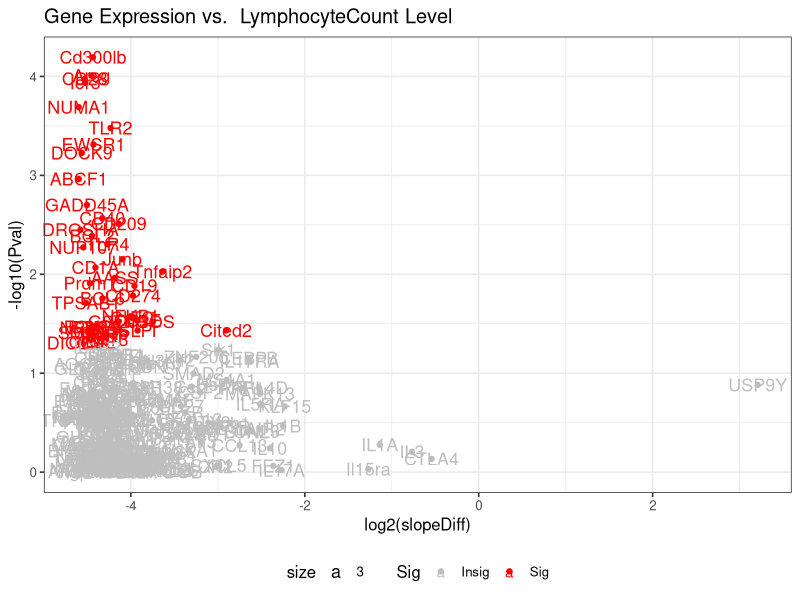

Source code (R):
## BTEC330 S2020 GX Hana G Velecina

## Set working directory to source file location


## Read in the table of fold changes
FCdata <- read.csv("../data/FC.csv", row.names = 1, header = FALSE)

## Read in the table of expression data
IBS <- read.csv("../data/GXdata.csv", header = TRUE)

## Access only the columns with RNA Expression (subsetting)
names(IBS)[28:277]

## Make a list of anova(lm()) results for bloodwork parameter

storage <- list()

for(i in names(IBS)[28:277]){
  storage[[i]]  <- anova(lm(get(i) ~  LymphocyteCount, IBS))
}

## Extract the p-values into a new list

pVals <- list()

for(i in names(storage)){
  pVals[[i]] <- -(log10(storage[[i]]$'Pr(>F)'))
}

## Convert the pValues list into a data frame. 

DFpvalues <- data.frame(matrix(unlist(pVals), nrow=length(pVals), byrow=T))

## Combine the results dataframes and write column labels

VolcanoPlotData <- cbind(FCdata, DFpvalues)
names(VolcanoPlotData)[1] <- paste("log2(slopeDiff)")
names(VolcanoPlotData)[2] <- paste("-log10(Pval)")

## Add a column to evaluate significance

VolcanoPlotData$Sig <- ifelse(VolcanoPlotData$`-log10(Pval)` > 1.3, "Sig", "Insig");

## Make a volcano-style scatterplot for these results

install.packages("ggplot2")
library(ggplot2)
# library(ggrepel)

png("../fig_output/ LymphocyteCountplot.png")
LymphocyteCountplot <- ggplot(VolcanoPlotData, aes(x = `log2(slopeDiff)`, y = `-log10(Pval)`, label=rownames(VolcanoPlotData), color=Sig)) +
  geom_point(aes(color = Sig)) +
  scale_color_manual(values = c("grey", "red")) +
  theme_bw(base_size = 12) + theme(legend.position = "bottom") +
  geom_text(aes(x = `log2(slopeDiff)`,y = `-log10(Pval)`, fontface = 1, size=3,  label=row.names(VolcanoPlotData)))

print( LymphocyteCountplot + ggtitle("Gene Expression vs.  LymphocyteCount Level"))
dev.off()



